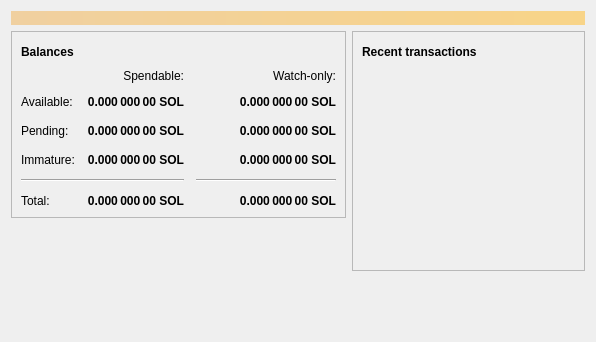
<?xml version="1.0" encoding="UTF-8"?>
<ui version="4.0">
 <class>OverviewPage</class>
 <widget class="QWidget" name="OverviewPage">
  <property name="geometry">
   <rect>
    <x>0</x>
    <y>0</y>
    <width>596</width>
    <height>342</height>
   </rect>
  </property>
  <property name="windowTitle">
   <string>Form</string>
  </property>
  <layout class="QVBoxLayout" name="topLayout">
   <item>
    <widget class="QLabel" name="labelAlerts">
     <property name="visible">
      <bool>false</bool>
     </property>
     <property name="styleSheet">
      <string notr="true">QLabel { background-color: qlineargradient(x1: 0, y1: 0, x2: 1, y2: 0, stop:0 #F0D0A0, stop:1 #F8D488); color:#000000; }</string>
     </property>
     <property name="wordWrap">
      <bool>true</bool>
     </property>
     <property name="margin">
      <number>3</number>
     </property>
     <property name="textInteractionFlags">
      <set>Qt::TextSelectableByMouse</set>
     </property>
    </widget>
   </item>
   <item>
    <layout class="QHBoxLayout" name="horizontalLayout" stretch="1,1">
     <item>
      <layout class="QVBoxLayout" name="verticalLayout_2">
       <item>
        <widget class="QFrame" name="frame">
         <property name="frameShape">
          <enum>QFrame::StyledPanel</enum>
         </property>
         <property name="frameShadow">
          <enum>QFrame::Raised</enum>
         </property>
         <layout class="QVBoxLayout" name="verticalLayout_4">
          <item>
           <layout class="QHBoxLayout" name="horizontalLayout_4">
            <item>
             <widget class="QLabel" name="label_5">
              <property name="font">
               <font>
                <weight>75</weight>
                <bold>true</bold>
               </font>
              </property>
              <property name="text">
               <string>Balances</string>
              </property>
             </widget>
            </item>
            <item>
             <widget class="QPushButton" name="labelWalletStatus">
              <property name="enabled">
               <bool>true</bool>
              </property>
              <property name="maximumSize">
               <size>
                <width>30</width>
                <height>16777215</height>
               </size>
              </property>
              <property name="toolTip">
               <string>The displayed information may be out of date. Your wallet automatically synchronizes with the Solidus network after a connection is established, but this process has not completed yet.</string>
              </property>
              <property name="text">
               <string/>
              </property>
              <property name="icon">
               <iconset resource="../bitcoin.qrc">
                <normaloff>:/icons/warning</normaloff>
                <disabledoff>:/icons/warning</disabledoff>:/icons/warning</iconset>
              </property>
              <property name="iconSize">
               <size>
                <width>24</width>
                <height>24</height>
               </size>
              </property>
              <property name="flat">
               <bool>true</bool>
              </property>
             </widget>
            </item>
            <item>
             <spacer name="horizontalSpacer_3">
              <property name="orientation">
               <enum>Qt::Horizontal</enum>
              </property>
              <property name="sizeHint" stdset="0">
               <size>
                <width>40</width>
                <height>20</height>
               </size>
              </property>
             </spacer>
            </item>
           </layout>
          </item>
          <item>
           <layout class="QGridLayout" name="gridLayout">
            <property name="spacing">
             <number>12</number>
            </property>
            <item row="2" column="2">
             <widget class="QLabel" name="labelWatchPending">
              <property name="font">
               <font>
                <weight>75</weight>
                <bold>true</bold>
               </font>
              </property>
              <property name="cursor">
               <cursorShape>IBeamCursor</cursorShape>
              </property>
              <property name="toolTip">
               <string>Unconfirmed transactions to watch-only addresses</string>
              </property>
              <property name="text">
               <string notr="true">0.000 000 00 SOL</string>
              </property>
              <property name="alignment">
               <set>Qt::AlignRight|Qt::AlignTrailing|Qt::AlignVCenter</set>
              </property>
              <property name="textInteractionFlags">
               <set>Qt::LinksAccessibleByMouse|Qt::TextSelectableByKeyboard|Qt::TextSelectableByMouse</set>
              </property>
             </widget>
            </item>
            <item row="2" column="1">
             <widget class="QLabel" name="labelUnconfirmed">
              <property name="font">
               <font>
                <weight>75</weight>
                <bold>true</bold>
               </font>
              </property>
              <property name="cursor">
               <cursorShape>IBeamCursor</cursorShape>
              </property>
              <property name="toolTip">
               <string>Total of transactions that have yet to be confirmed, and do not yet count toward the spendable balance</string>
              </property>
              <property name="text">
               <string notr="true">0.000 000 00 SOL</string>
              </property>
              <property name="alignment">
               <set>Qt::AlignRight|Qt::AlignTrailing|Qt::AlignVCenter</set>
              </property>
              <property name="textInteractionFlags">
               <set>Qt::LinksAccessibleByMouse|Qt::TextSelectableByKeyboard|Qt::TextSelectableByMouse</set>
              </property>
             </widget>
            </item>
            <item row="3" column="2">
             <widget class="QLabel" name="labelWatchImmature">
              <property name="font">
               <font>
                <weight>75</weight>
                <bold>true</bold>
               </font>
              </property>
              <property name="cursor">
               <cursorShape>IBeamCursor</cursorShape>
              </property>
              <property name="toolTip">
               <string>Mined balance in watch-only addresses that has not yet matured</string>
              </property>
              <property name="text">
               <string notr="true">0.000 000 00 SOL</string>
              </property>
              <property name="alignment">
               <set>Qt::AlignRight|Qt::AlignTrailing|Qt::AlignVCenter</set>
              </property>
              <property name="textInteractionFlags">
               <set>Qt::LinksAccessibleByMouse|Qt::TextSelectableByKeyboard|Qt::TextSelectableByMouse</set>
              </property>
             </widget>
            </item>
            <item row="4" column="0" colspan="2">
             <widget class="Line" name="line">
              <property name="orientation">
               <enum>Qt::Horizontal</enum>
              </property>
             </widget>
            </item>
            <item row="4" column="2">
             <widget class="Line" name="lineWatchBalance">
              <property name="sizePolicy">
               <sizepolicy hsizetype="Preferred" vsizetype="Fixed">
                <horstretch>0</horstretch>
                <verstretch>0</verstretch>
               </sizepolicy>
              </property>
              <property name="minimumSize">
               <size>
                <width>140</width>
                <height>0</height>
               </size>
              </property>
              <property name="orientation">
               <enum>Qt::Horizontal</enum>
              </property>
             </widget>
            </item>
            <item row="5" column="0">
             <widget class="QLabel" name="labelTotalText">
              <property name="text">
               <string>Total:</string>
              </property>
             </widget>
            </item>
            <item row="3" column="1">
             <widget class="QLabel" name="labelImmature">
              <property name="font">
               <font>
                <weight>75</weight>
                <bold>true</bold>
               </font>
              </property>
              <property name="cursor">
               <cursorShape>IBeamCursor</cursorShape>
              </property>
              <property name="toolTip">
               <string>Mined balance that has not yet matured</string>
              </property>
              <property name="text">
               <string notr="true">0.000 000 00 SOL</string>
              </property>
              <property name="alignment">
               <set>Qt::AlignRight|Qt::AlignTrailing|Qt::AlignVCenter</set>
              </property>
              <property name="textInteractionFlags">
               <set>Qt::LinksAccessibleByMouse|Qt::TextSelectableByKeyboard|Qt::TextSelectableByMouse</set>
              </property>
             </widget>
            </item>
            <item row="2" column="3">
             <spacer name="horizontalSpacer_2">
              <property name="orientation">
               <enum>Qt::Horizontal</enum>
              </property>
              <property name="sizeHint" stdset="0">
               <size>
                <width>40</width>
                <height>20</height>
               </size>
              </property>
             </spacer>
            </item>
            <item row="3" column="0">
             <widget class="QLabel" name="labelImmatureText">
              <property name="text">
               <string>Immature:</string>
              </property>
             </widget>
            </item>
            <item row="5" column="1">
             <widget class="QLabel" name="labelTotal">
              <property name="font">
               <font>
                <weight>75</weight>
                <bold>true</bold>
               </font>
              </property>
              <property name="cursor">
               <cursorShape>IBeamCursor</cursorShape>
              </property>
              <property name="toolTip">
               <string>Your current total balance</string>
              </property>
              <property name="text">
               <string notr="true">0.000 000 00 SOL</string>
              </property>
              <property name="alignment">
               <set>Qt::AlignRight|Qt::AlignTrailing|Qt::AlignVCenter</set>
              </property>
              <property name="textInteractionFlags">
               <set>Qt::LinksAccessibleByMouse|Qt::TextSelectableByKeyboard|Qt::TextSelectableByMouse</set>
              </property>
             </widget>
            </item>
            <item row="5" column="2">
             <widget class="QLabel" name="labelWatchTotal">
              <property name="font">
               <font>
                <weight>75</weight>
                <bold>true</bold>
               </font>
              </property>
              <property name="cursor">
               <cursorShape>IBeamCursor</cursorShape>
              </property>
              <property name="toolTip">
               <string>Current total balance in watch-only addresses</string>
              </property>
              <property name="text">
               <string notr="true">0.000 000 00 SOL</string>
              </property>
              <property name="alignment">
               <set>Qt::AlignRight|Qt::AlignTrailing|Qt::AlignVCenter</set>
              </property>
              <property name="textInteractionFlags">
               <set>Qt::LinksAccessibleByMouse|Qt::TextSelectableByKeyboard|Qt::TextSelectableByMouse</set>
              </property>
             </widget>
            </item>
            <item row="0" column="2">
             <widget class="QLabel" name="labelWatchonly">
              <property name="text">
               <string>Watch-only:</string>
              </property>
              <property name="alignment">
               <set>Qt::AlignRight|Qt::AlignTrailing|Qt::AlignVCenter</set>
              </property>
             </widget>
            </item>
            <item row="1" column="0">
             <widget class="QLabel" name="labelBalanceText">
              <property name="text">
               <string>Available:</string>
              </property>
             </widget>
            </item>
            <item row="1" column="1">
             <widget class="QLabel" name="labelBalance">
              <property name="font">
               <font>
                <weight>75</weight>
                <bold>true</bold>
               </font>
              </property>
              <property name="cursor">
               <cursorShape>IBeamCursor</cursorShape>
              </property>
              <property name="toolTip">
               <string>Your current spendable balance</string>
              </property>
              <property name="text">
               <string notr="true">0.000 000 00 SOL</string>
              </property>
              <property name="alignment">
               <set>Qt::AlignRight|Qt::AlignTrailing|Qt::AlignVCenter</set>
              </property>
              <property name="textInteractionFlags">
               <set>Qt::LinksAccessibleByMouse|Qt::TextSelectableByKeyboard|Qt::TextSelectableByMouse</set>
              </property>
             </widget>
            </item>
            <item row="1" column="2">
             <widget class="QLabel" name="labelWatchAvailable">
              <property name="font">
               <font>
                <weight>75</weight>
                <bold>true</bold>
               </font>
              </property>
              <property name="cursor">
               <cursorShape>IBeamCursor</cursorShape>
              </property>
              <property name="toolTip">
               <string>Your current balance in watch-only addresses</string>
              </property>
              <property name="text">
               <string notr="true">0.000 000 00 SOL</string>
              </property>
              <property name="alignment">
               <set>Qt::AlignRight|Qt::AlignTrailing|Qt::AlignVCenter</set>
              </property>
              <property name="textInteractionFlags">
               <set>Qt::LinksAccessibleByMouse|Qt::TextSelectableByKeyboard|Qt::TextSelectableByMouse</set>
              </property>
             </widget>
            </item>
            <item row="2" column="0">
             <widget class="QLabel" name="labelPendingText">
              <property name="text">
               <string>Pending:</string>
              </property>
             </widget>
            </item>
            <item row="0" column="1">
             <widget class="QLabel" name="labelSpendable">
              <property name="text">
               <string>Spendable:</string>
              </property>
              <property name="alignment">
               <set>Qt::AlignRight|Qt::AlignTrailing|Qt::AlignVCenter</set>
              </property>
             </widget>
            </item>
           </layout>
          </item>
         </layout>
        </widget>
       </item>
       <item>
        <spacer name="verticalSpacer">
         <property name="orientation">
          <enum>Qt::Vertical</enum>
         </property>
         <property name="sizeHint" stdset="0">
          <size>
           <width>20</width>
           <height>40</height>
          </size>
         </property>
        </spacer>
       </item>
      </layout>
     </item>
     <item>
      <layout class="QVBoxLayout" name="verticalLayout_3">
       <item>
        <widget class="QFrame" name="frame_2">
         <property name="frameShape">
          <enum>QFrame::StyledPanel</enum>
         </property>
         <property name="frameShadow">
          <enum>QFrame::Raised</enum>
         </property>
         <layout class="QVBoxLayout" name="verticalLayout">
          <item>
           <layout class="QHBoxLayout" name="horizontalLayout_2">
            <item>
             <widget class="QLabel" name="label_4">
              <property name="font">
               <font>
                <weight>75</weight>
                <bold>true</bold>
               </font>
              </property>
              <property name="text">
               <string>Recent transactions</string>
              </property>
             </widget>
            </item>
            <item>
             <widget class="QPushButton" name="labelTransactionsStatus">
              <property name="enabled">
               <bool>true</bool>
              </property>
              <property name="maximumSize">
               <size>
                <width>30</width>
                <height>16777215</height>
               </size>
              </property>
              <property name="toolTip">
               <string>The displayed information may be out of date. Your wallet automatically synchronizes with the Solidus network after a connection is established, but this process has not completed yet.</string>
              </property>
              <property name="text">
               <string/>
              </property>
              <property name="icon">
               <iconset resource="../bitcoin.qrc">
                <normaloff>:/icons/warning</normaloff>
                <disabledoff>:/icons/warning</disabledoff>:/icons/warning</iconset>
              </property>
              <property name="iconSize">
               <size>
                <width>24</width>
                <height>24</height>
               </size>
              </property>
              <property name="flat">
               <bool>true</bool>
              </property>
             </widget>
            </item>
            <item>
             <spacer name="horizontalSpacer">
              <property name="orientation">
               <enum>Qt::Horizontal</enum>
              </property>
              <property name="sizeHint" stdset="0">
               <size>
                <width>40</width>
                <height>20</height>
               </size>
              </property>
             </spacer>
            </item>
           </layout>
          </item>
          <item>
           <widget class="QListView" name="listTransactions">
            <property name="styleSheet">
             <string notr="true">QListView { background: transparent; }</string>
            </property>
            <property name="frameShape">
             <enum>QFrame::NoFrame</enum>
            </property>
            <property name="verticalScrollBarPolicy">
             <enum>Qt::ScrollBarAlwaysOff</enum>
            </property>
            <property name="horizontalScrollBarPolicy">
             <enum>Qt::ScrollBarAlwaysOff</enum>
            </property>
            <property name="selectionMode">
             <enum>QAbstractItemView::NoSelection</enum>
            </property>
           </widget>
          </item>
         </layout>
        </widget>
       </item>
       <item>
        <spacer name="verticalSpacer_2">
         <property name="orientation">
          <enum>Qt::Vertical</enum>
         </property>
         <property name="sizeHint" stdset="0">
          <size>
           <width>20</width>
           <height>40</height>
          </size>
         </property>
        </spacer>
       </item>
      </layout>
     </item>
    </layout>
   </item>
  </layout>
 </widget>
 <resources/>
 <connections/>
</ui>
